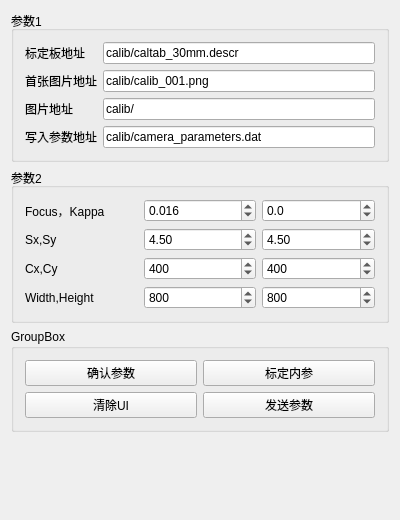
<?xml version="1.0" encoding="UTF-8"?>
<ui version="4.0">
 <class>HandeyeCalib</class>
 <widget class="QWidget" name="HandeyeCalib">
  <property name="geometry">
   <rect>
    <x>0</x>
    <y>0</y>
    <width>400</width>
    <height>520</height>
   </rect>
  </property>
  <property name="windowTitle">
   <string>HandeyeCalib</string>
  </property>
  <layout class="QGridLayout" name="gridLayout_4">
   <item row="0" column="0">
    <widget class="QGroupBox" name="groupBox_2">
     <property name="title">
      <string>参数1</string>
     </property>
     <layout class="QGridLayout" name="gridLayout_2">
      <item row="2" column="1">
       <widget class="QLineEdit" name="edit_LImgPath">
        <property name="text">
         <string>calib/</string>
        </property>
       </widget>
      </item>
      <item row="3" column="1">
       <widget class="QLineEdit" name="edit_LParamePath">
        <property name="text">
         <string>calib/camera_parameters.dat</string>
        </property>
       </widget>
      </item>
      <item row="0" column="1">
       <widget class="QLineEdit" name="edit_LCaltabName">
        <property name="text">
         <string>calib/caltab_30mm.descr</string>
        </property>
       </widget>
      </item>
      <item row="3" column="0">
       <widget class="QLabel" name="label_3">
        <property name="text">
         <string>写入参数地址</string>
        </property>
       </widget>
      </item>
      <item row="1" column="0">
       <widget class="QLabel" name="label_8">
        <property name="text">
         <string>首张图片地址</string>
        </property>
       </widget>
      </item>
      <item row="1" column="1">
       <widget class="QLineEdit" name="edit_LFirstImgPath">
        <property name="text">
         <string>calib/calib_001.png</string>
        </property>
       </widget>
      </item>
      <item row="2" column="0">
       <widget class="QLabel" name="label">
        <property name="text">
         <string>图片地址</string>
        </property>
       </widget>
      </item>
      <item row="0" column="0">
       <widget class="QLabel" name="label_2">
        <property name="text">
         <string>标定板地址</string>
        </property>
       </widget>
      </item>
     </layout>
    </widget>
   </item>
   <item row="1" column="0">
    <widget class="QGroupBox" name="groupBox">
     <property name="title">
      <string>参数2</string>
     </property>
     <layout class="QGridLayout" name="gridLayout">
      <item row="0" column="0">
       <widget class="QLabel" name="label_4">
        <property name="text">
         <string>Focus，Kappa</string>
        </property>
       </widget>
      </item>
      <item row="0" column="1">
       <widget class="QDoubleSpinBox" name="spin_Focus">
        <property name="decimals">
         <number>3</number>
        </property>
        <property name="maximum">
         <double>1.000000000000000</double>
        </property>
        <property name="singleStep">
         <double>0.000100000000000</double>
        </property>
        <property name="value">
         <double>0.016000000000000</double>
        </property>
       </widget>
      </item>
      <item row="0" column="2">
       <widget class="QDoubleSpinBox" name="spin_Kappa">
        <property name="decimals">
         <number>1</number>
        </property>
        <property name="minimum">
         <double>-1000.000000000000000</double>
        </property>
        <property name="maximum">
         <double>1000.000000000000000</double>
        </property>
        <property name="singleStep">
         <double>0.100000000000000</double>
        </property>
       </widget>
      </item>
      <item row="1" column="0">
       <widget class="QLabel" name="label_5">
        <property name="text">
         <string>Sx,Sy</string>
        </property>
       </widget>
      </item>
      <item row="1" column="1">
       <widget class="QDoubleSpinBox" name="spin_Sx">
        <property name="decimals">
         <number>2</number>
        </property>
        <property name="maximum">
         <double>100.000000000000000</double>
        </property>
        <property name="singleStep">
         <double>0.100000000000000</double>
        </property>
        <property name="value">
         <double>4.500000000000000</double>
        </property>
       </widget>
      </item>
      <item row="1" column="2">
       <widget class="QDoubleSpinBox" name="spin_Sy">
        <property name="maximum">
         <double>100.000000000000000</double>
        </property>
        <property name="singleStep">
         <double>0.100000000000000</double>
        </property>
        <property name="value">
         <double>4.500000000000000</double>
        </property>
       </widget>
      </item>
      <item row="2" column="0">
       <widget class="QLabel" name="label_6">
        <property name="text">
         <string>Cx,Cy</string>
        </property>
       </widget>
      </item>
      <item row="2" column="1">
       <widget class="QDoubleSpinBox" name="spin_Cx">
        <property name="decimals">
         <number>0</number>
        </property>
        <property name="maximum">
         <double>1000.000000000000000</double>
        </property>
        <property name="value">
         <double>400.000000000000000</double>
        </property>
       </widget>
      </item>
      <item row="2" column="2">
       <widget class="QDoubleSpinBox" name="spin_Cy">
        <property name="decimals">
         <number>0</number>
        </property>
        <property name="maximum">
         <double>1000.000000000000000</double>
        </property>
        <property name="value">
         <double>400.000000000000000</double>
        </property>
       </widget>
      </item>
      <item row="3" column="0">
       <widget class="QLabel" name="label_7">
        <property name="text">
         <string>Width,Height</string>
        </property>
       </widget>
      </item>
      <item row="3" column="1">
       <widget class="QDoubleSpinBox" name="spin_Width">
        <property name="decimals">
         <number>0</number>
        </property>
        <property name="maximum">
         <double>1400.000000000000000</double>
        </property>
        <property name="value">
         <double>800.000000000000000</double>
        </property>
       </widget>
      </item>
      <item row="3" column="2">
       <widget class="QDoubleSpinBox" name="spin_Height">
        <property name="decimals">
         <number>0</number>
        </property>
        <property name="maximum">
         <double>1400.000000000000000</double>
        </property>
        <property name="value">
         <double>800.000000000000000</double>
        </property>
       </widget>
      </item>
     </layout>
    </widget>
   </item>
   <item row="2" column="0">
    <widget class="QGroupBox" name="groupBox_3">
     <property name="title">
      <string>GroupBox</string>
     </property>
     <layout class="QGridLayout" name="gridLayout_3">
      <item row="0" column="0">
       <widget class="QPushButton" name="pushSetCalibParam">
        <property name="text">
         <string>确认参数</string>
        </property>
       </widget>
      </item>
      <item row="0" column="1">
       <widget class="QPushButton" name="btnCalibInternal">
        <property name="text">
         <string>标定内参</string>
        </property>
       </widget>
      </item>
      <item row="1" column="0">
       <widget class="QPushButton" name="pushButtonClean">
        <property name="text">
         <string>清除UI</string>
        </property>
       </widget>
      </item>
      <item row="1" column="1">
       <widget class="QPushButton" name="pushSendCalibparam">
        <property name="text">
         <string>发送参数</string>
        </property>
       </widget>
      </item>
     </layout>
    </widget>
   </item>
   <item row="3" column="0">
    <spacer name="verticalSpacer">
     <property name="orientation">
      <enum>Qt::Vertical</enum>
     </property>
     <property name="sizeHint" stdset="0">
      <size>
       <width>20</width>
       <height>163</height>
      </size>
     </property>
    </spacer>
   </item>
  </layout>
 </widget>
 <layoutdefault spacing="6" margin="11"/>
 <resources/>
 <connections/>
</ui>
